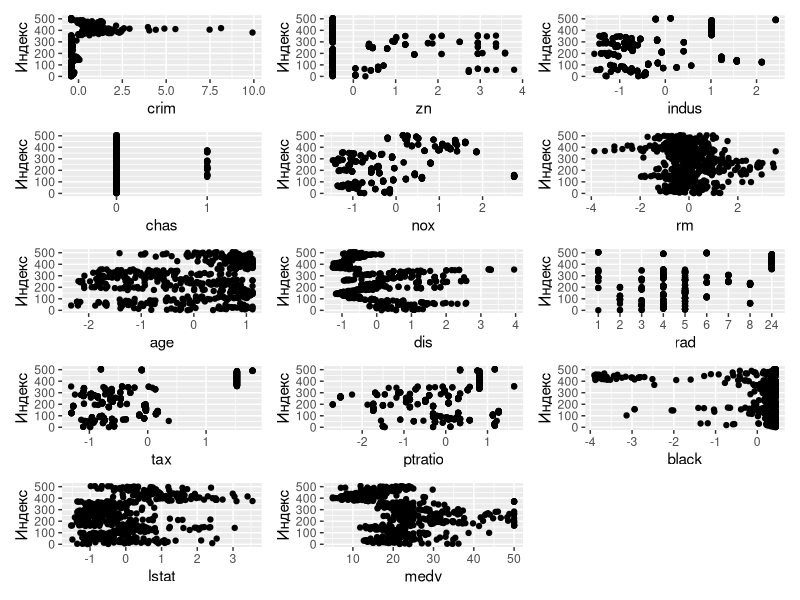
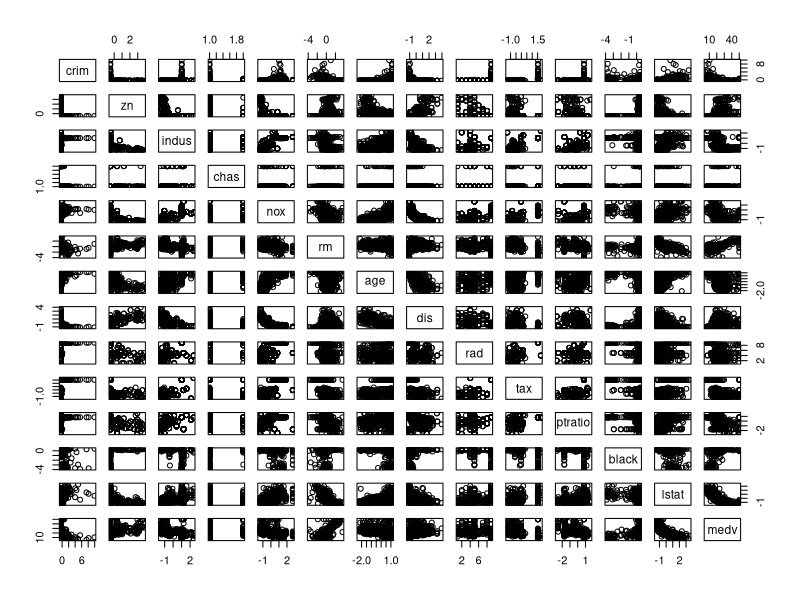
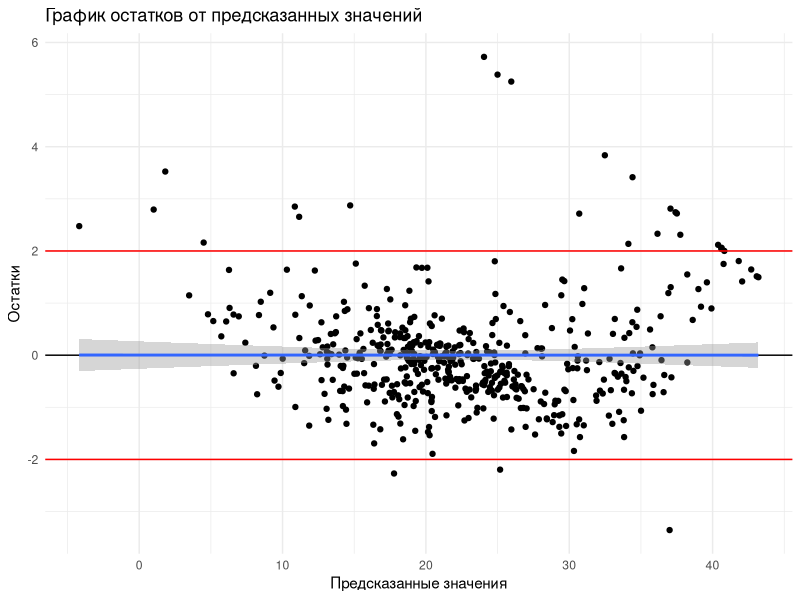
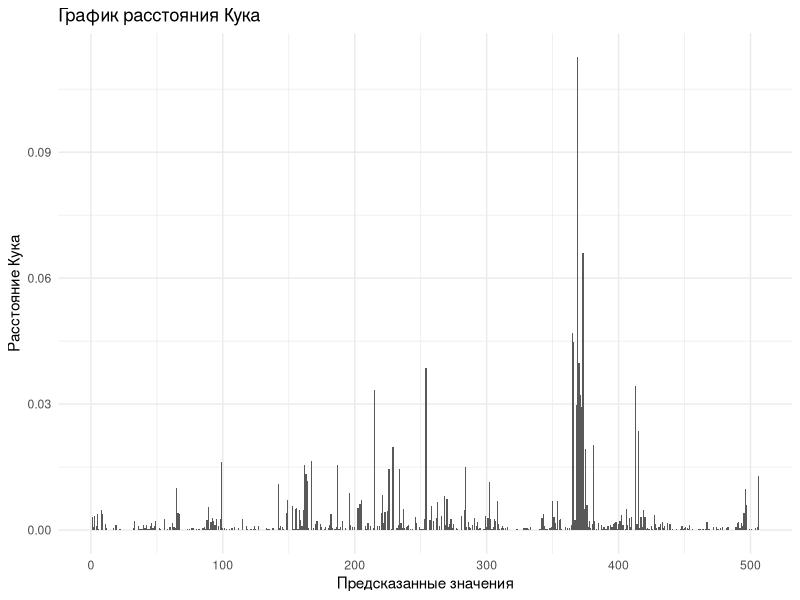
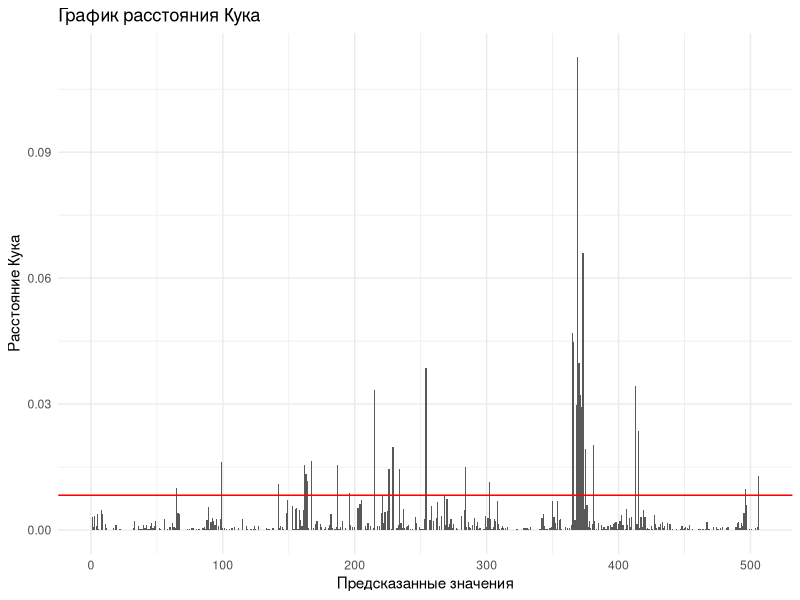
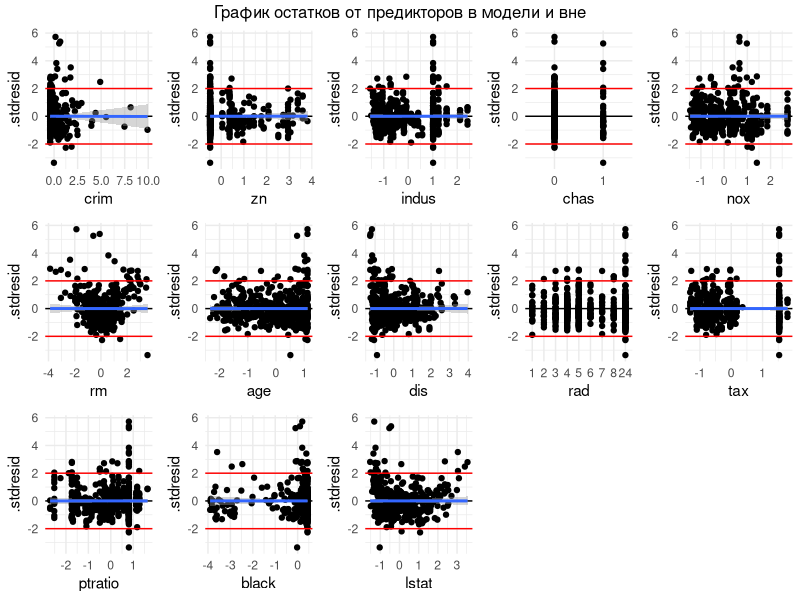

These charts were generated, in order, by the following R code: (Note: this script raises an error after producing the figures.)
## ---- chunk 1
knitr::opts_chunk$set(echo = TRUE)

check.packages <- function(pkg){
    new.pkg <- pkg[!(pkg %in% installed.packages()[, "Package"])]
    if (length(new.pkg)) 
        install.packages(new.pkg, dependencies = TRUE)
    sapply(pkg, require, character.only = TRUE)
}

packages <- c("MASS", "dplyr", "ggplot2", "gridExtra", "car", "cowplot")
check.packages(packages)
## ---- chunk 2
data(Boston)
## ---- chunk 3
options(width = 100)
head(Boston)
str(Boston)
colSums(is.na(Boston))
## ---- chunk 4
table(Boston$chas)
table(Boston$rad)
Boston$chas <- factor(Boston$chas, levels = c("0", "1"), labels = c("0", "1"))
Boston$rad <- factor(Boston$rad, 
                     levels = c("1", "2", "3", "4", "5", "6", "7", "8", "24"), 
                     labels = c("1", "2", "3", "4", "5", "6", "7", "8", "24"))
## ---- chunk 5
scaled_Boston <- Boston
scaled_Boston[, c(1:3, 5:8, 10:13)] <- scale(scaled_Boston[, c(1:3, 5:8, 10:13)])
## ---- chunk 6
gg_dot <- ggplot(scaled_Boston, aes(y = 1:nrow(scaled_Boston))) + geom_point() + ylab('Индекс')
Pl1 <- gg_dot + aes(x = crim)
Pl2 <- gg_dot + aes(x = zn)
Pl3 <- gg_dot + aes(x = indus)
Pl4 <- gg_dot + aes(x = chas)
Pl5 <- gg_dot + aes(x = nox)
Pl6 <- gg_dot + aes(x = rm)
Pl7 <- gg_dot + aes(x = age)
Pl8 <- gg_dot + aes(x = dis)
Pl9 <- gg_dot + aes(x = rad)
Pl10 <- gg_dot + aes(x = tax)
Pl11 <- gg_dot + aes(x = ptratio)
Pl12 <- gg_dot + aes(x = black)
Pl13 <- gg_dot + aes(x = lstat)
Pl14 <- gg_dot + aes(x = medv)
plot_grid(Pl1, Pl2, Pl3, Pl4, Pl5, Pl6, 
          Pl7, Pl8, Pl9, Pl10, Pl11, Pl12, Pl13, Pl14, ncol = 3, nrow = 5) + theme_minimal()
## ---- chunk 7
mod1 <- lm(medv ~ ., data = scaled_Boston)
summary(mod1)
## ---- chunk 8
pairs(scaled_Boston)
## ---- chunk 9
mod1_diag <- fortify(mod1)
gg_resid <- ggplot(data = mod1_diag, aes(x = .fitted, y = .stdresid)) + 
  geom_point() + 
  geom_hline(yintercept = 0) +
  geom_smooth(method = "lm") +
  geom_hline(yintercept = 2, color = "red") +
  geom_hline(yintercept = -2, color = "red") +
  theme_minimal()
gg_resid_1 <- gg_resid + labs(x = "Предсказанные значения", y = "Остатки", title = "График остатков от предсказанных значений")
gg_resid_1
## ---- chunk 10
gg_cook_1 <- ggplot(mod1_diag, aes(x = 1:nrow(mod1_diag), y = .cooksd)) + 
  geom_bar(stat = "identity") +
  labs(x = "Предсказанные значения", y = "Расстояние Кука", title = "График расстояния Кука") + theme_minimal()
gg_cook_1
## ---- chunk 11
gg_cook_2 <- ggplot(mod1_diag, aes(x = 1:nrow(mod1_diag), y = .cooksd)) + 
  geom_bar(stat = "identity") +
  geom_hline(yintercept = 4/(506 - 24), color = "red") + 
  labs(x = "Предсказанные значения", y = "Расстояние Кука", title = "График расстояния Кука") + theme_minimal()
gg_cook_2
## ---- chunk 12
res_1 <- gg_resid + aes(x = crim) + theme_minimal()
res_2 <- gg_resid + aes(x = zn) + theme_minimal()
res_3 <- gg_resid + aes(x = indus) + theme_minimal()
res_4 <- gg_resid + aes(x = chas) + theme_minimal()
res_5 <- gg_resid + aes(x = nox) + theme_minimal()
res_6 <- gg_resid + aes(x = rm) + theme_minimal()
res_7 <- gg_resid + aes(x = age) + theme_minimal()
res_8 <- gg_resid + aes(x = dis) + theme_minimal()
res_9 <- gg_resid + aes(x = rad) + theme_minimal()
res_10 <- gg_resid + aes(x = tax) + theme_minimal()
res_11 <- gg_resid + aes(x = ptratio) + theme_minimal()
res_12 <- gg_resid + aes(x = black) + theme_minimal()
res_13 <- gg_resid + aes(x = lstat) + theme_minimal()

grid.arrange(res_1, res_2, res_3, res_4, res_5, 
             res_6, res_7, res_8, res_9, res_10,
             res_11, res_12, res_13, nrow = 3, top = "График остатков от предикторов в модели и вне")
## ---- chunk 13
qqPlot(mod1, xlab = "Теоретические квантили", ylab = "Стьюдентизированные остатки", main = "Квантильный график остатков", id = FALSE)
## ---- chunk 14
vif(mod1)
## ---- chunk 15
mod2 <- lm(formula = medv ~ crim + zn + indus + chas + nox + rm + age + dis + tax + ptratio + black + lstat, data = scaled_Boston)
vif(mod2)
## ---- chunk 16
mod3 <- lm(formula = medv ~ crim + zn + indus + chas + rm + age + dis + tax + ptratio + black + lstat, data = scaled_Boston)
vif(mod3)
## ---- chunk 17
mod4 <- lm(formula = medv ~ crim + zn + indus + chas + rm + age + tax + ptratio + black + lstat, data = scaled_Boston)
vif(mod4)
## ---- chunk 18
drop1(mod4, test = "F")
## ---- chunk 19
mod5 <- update(mod4, . ~ . - indus)
drop1(mod5, test = "F")
## ---- chunk 20
mod6 <- update(mod5, . ~ . - tax)
drop1(mod6, test = "F")
## ---- chunk 21
mod7 <- update(mod6, . ~ . - zn)
drop1(mod7, test = "F")
## ---- chunk 22
mod8 <- update(mod7, . ~ . - crim)
drop1(mod8, test = "F")
## ---- chunk 23
mod9 <- update(mod8, . ~ . - age)
drop1(mod9, test = "F")
## ---- chunk 24
mod9_diag <- fortify(mod9)
gg_resid <- ggplot(data = mod9_diag, aes(x = .fitted, y = .stdresid)) + 
  geom_point() + 
  geom_hline(yintercept = 0) +
  geom_smooth(method = "lm") +
  geom_hline(yintercept = 2, color = "red") +
  geom_hline(yintercept = -2, color = "red") +
  theme_minimal()
gg_resid_2 <- gg_resid + labs(x = "Предсказанные значения", y = "Остатки", title = "График остатков от предсказанных значений")
gg_resid_2
## ---- chunk 25
vif(mod9)
summary(mod9)
## ---- chunk 26
gg_cook_3 <- ggplot(mod9_diag, aes(x = 1:nrow(mod9_diag), y = .cooksd)) + 
  geom_bar(stat = "identity") +
  labs(x = "Предсказанные значения", y = "Расстояние Кука", title = "График расстояния Кука") + theme_minimal()
gg_cook_3
## ---- chunk 27
qqPlot(mod9, xlab = "Теоретические квантили", ylab = "Стьюдентизированные остатки", main = "Квантильный график остатков", id = FALSE)
## ---- chunk 28
res_4 <- gg_resid + aes(x = chas) + theme_minimal()
res_6 <- gg_resid + aes(x = rm) + theme_minimal()
res_11 <- gg_resid + aes(x = ptratio) + theme_minimal()
res_12 <- gg_resid + aes(x = black) + theme_minimal()
res_13 <- gg_resid + aes(x = lstat) + theme_minimal()

grid.arrange(res_4, res_6, res_11, res_12, res_13, nrow = 2, top = "График остатков от предикторов в модели")
## ---- chunk 29
summary(mod9)
## ---- chunk 30
MyData <- data.frame(
  lstat = seq(min(scaled_Boston$lstat), max(scaled_Boston$lstat), length.out = 1000),
  rm = mean(scaled_Boston$rm),
  ptratio = mean(scaled_Boston$ptratio),
  black = mean(scaled_Boston$black),
  chas = as.factor(c(0, 1))
  )

Predictions <- predict(mod9, newdata = MyData,  interval = 'confidence')
MyData <- data.frame(MyData, Predictions)

Pl_predict <- ggplot(MyData, aes(x = lstat, y = fit, fill  = chas)) + 
  geom_ribbon(alpha = 0.2, aes(ymin = lwr, ymax = upr)) +
  geom_line() + 
  ggtitle("График предсказания стоимости от процента населения с низким статусом") + theme_minimal() + 
  labs(x = "Процент населения с низким статусом", y = "Предсказанные значения средней стоимости",
       fill = "Река Чарльза") +
  scale_fill_discrete(labels = c("Если путь связан с рекой", "Другое"))

Pl_predict 
